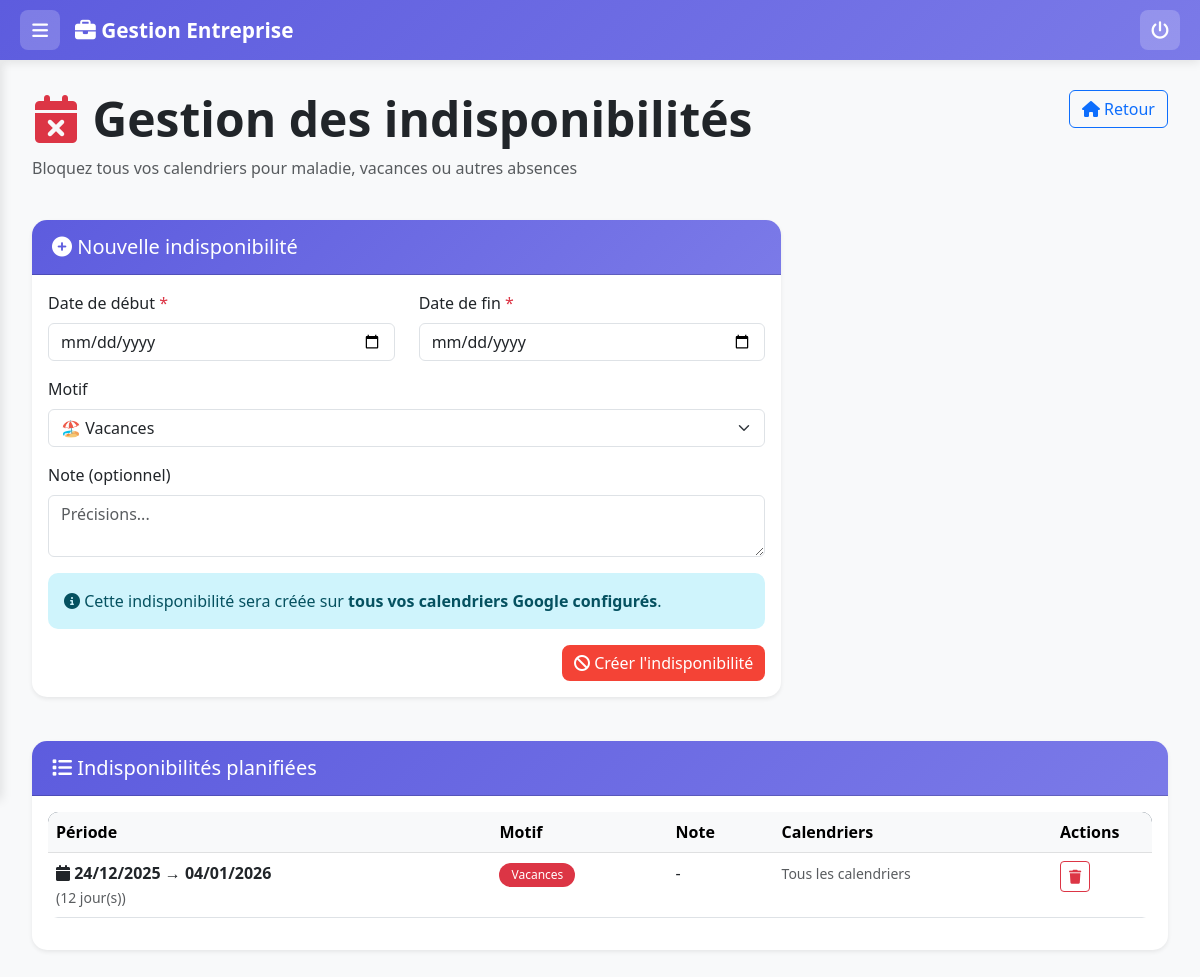
The page /indisponibilite on the database its author committed.
### app.py (models this page shows)
class Indisponibilite(db.Model):
    __tablename__ = 'indisponibilites'
    id = db.Column(db.Integer, primary_key=True)
    date_debut = db.Column(db.Date, nullable=False)
    date_fin = db.Column(db.Date, nullable=False)
    motif = db.Column(db.String(100), nullable=False)  # Vacances, Maladie, Formation, Congé, Autre
    note = db.Column(db.Text)  # Note optionnelle
    gcal_events = db.Column(db.Text)  # JSON
    date_creation = db.Column(db.DateTime, default=datetime.utcnow)

### app.py (the view)
@app.route('/indisponibilite')
def indisponibilite():
    indisponibilites = Indisponibilite.query.order_by(Indisponibilite.date_debut.desc()).all()
    return render_template('indisponibilite.html', indisponibilites=indisponibilites)

### templates/indisponibilite.html (shortened to what this page needs)
{% extends "base.html" %}
{% block content %}
<div class="row mb-4">
    <div class="col-md-8">
        <h1 class="display-5 fw-bold text-dark">
            <i class="fas fa-calendar-times text-danger"></i> Gestion des indisponibilités
        </h1>
        <p class="text-muted">Bloquez tous vos calendriers pour maladie, vacances ou autres absences</p>
    </div>
    <div class="col-md-4 text-end">
        <a href="{{ url_for('index') }}" class="btn btn-outline-primary">
            <i class="fas fa-home"></i> Retour
        </a>
    </div>
</div>
<div class="row mb-4">
    <div class="col-lg-8">
        <div class="card shadow-sm">
            <div class="card-header bg-danger text-white">
                <h5 class="mb-0"><i class="fas fa-plus-circle"></i> Nouvelle indisponibilité</h5>
            </div>
            <div class="card-body">
                <form method="POST" action="{{ url_for('creer_indisponibilite') }}">
                    <div class="row">
                        <div class="col-md-6 mb-3">
                            <label for="date_debut" class="form-label">Date de début <span class="text-danger">*</span></label>
                            <input type="date" class="form-control" id="date_debut" name="date_debut" required>
                        </div>
                        <div class="col-md-6 mb-3">
                            <label for="date_fin" class="form-label">Date de fin <span class="text-danger">*</span></label>
                            <input type="date" class="form-control" id="date_fin" name="date_fin" required>
                        </div>
                    </div>
                    <div class="mb-3">
                        <label for="motif" class="form-label">Motif</label>
                        <select class="form-select" id="motif" name="motif" required>
                            <option value="Vacances">🏖️ Vacances</option>
                        </select>
                    </div>
                    <div class="mb-3">
                        <label for="note" class="form-label">Note (optionnel)</label>
                        <textarea class="form-control" id="note" name="note" rows="2" placeholder="Précisions..."></textarea>
                    </div>
                    <div class="alert alert-info">
                        <i class="fas fa-info-circle"></i>
                        Cette indisponibilité sera créée sur <strong>tous vos calendriers Google configurés</strong>.
                    </div>
                    <div class="d-flex justify-content-end gap-2">
                        <button type="submit" class="btn btn-danger">
                            <i class="fas fa-ban"></i> Créer l'indisponibilité
                        </button>
                    </div>
                </form>
            </div>
        </div>
    </div>
</div>
<div class="row">
    <div class="col-12">
        <div class="card shadow-sm">
            <div class="card-header bg-secondary text-white">
                <h5 class="mb-0"><i class="fas fa-list"></i> Indisponibilités planifiées</h5>
            </div>
            <div class="card-body">
                {% if indisponibilites %}
                <div class="table-responsive">
                    <table class="table table-hover">
                        <thead class="table-light">
                            <tr>
                                <th>Période</th>
                                <th>Motif</th>
                                <th>Note</th>
                                <th>Calendriers</th>
                                <th width="100">Actions</th>
                            </tr>
                        </thead>
                        <tbody>
                            {% for indispo in indisponibilites %}
                            <tr>
                                <td>
                                    <i class="fas fa-calendar"></i>
                                    <strong>{{ indispo.date_debut.strftime('%d/%m/%Y') }}</strong>
                                    →
                                    <strong>{{ indispo.date_fin.strftime('%d/%m/%Y') }}</strong>
                                    <br>
                                    <small class="text-muted">
                                        ({{ ((indispo.date_fin - indispo.date_debut).days + 1) }} jour(s))
                                    </small>
                                </td>
                                <td>
                                    <span class="badge bg-danger">{{ indispo.motif }}</span>
                                </td>
                                <td>{{ indispo.note or '-' }}</td>
                                <td>
                                    <small class="text-muted">Tous les calendriers</small>
                                </td>
                                <td>
                                    <form method="POST" action="{{ url_for('supprimer_indisponibilite', indispo_id=indispo.id) }}" style="display: inline;" onsubmit="return confirm('Supprimer cette indisponibilité ?');">
                                        <button type="submit" class="btn btn-sm btn-outline-danger" title="Supprimer">
                                            <i class="fas fa-trash"></i>
                                        </button>
                                    </form>
                                </td>
                            </tr>
                            {% endfor %}
                        </tbody>
                    </table>
                </div>
                {% else %}
                <div class="alert alert-info mb-0">
                    <i class="fas fa-info-circle"></i>
                    Aucune indisponibilité enregistrée. Créez-en une ci-dessus pour bloquer vos calendriers.
                </div>
                {% endif %}
            </div>
        </div>
    </div>
</div>
{% endblock %}

### templates/base.html (style rules this page uses)
:root { --primary-color: #5D5CDE; --secondary-color: #4CAF50; --danger-color: #F44336; --warning-color: #FF9800; --dark-color: #2C3E50; --light-bg: #F8F9FA; --sidebar-width: 260px; --sidebar-collapsed-width: 0px; --header-height: 60px; }
body { font-family: 'Segoe UI', Tahoma, Geneva, Verdana, sans-serif; background-color: var(--light-bg); margin: 0; padding: 0; }
.card { border: none; border-radius: 15px; box-shadow: 0 4px 15px rgba(0,0,0,0.08); transition: transform 0.3s, box-shadow 0.3s; margin-bottom: 20px; }
.card-header { background: linear-gradient(135deg, var(--primary-color) 0%, #7B7AE8 100%); color: white; border-radius: 15px 15px 0 0 !important; font-weight: 600; padding: 15px 20px; }
.btn-danger { background: var(--danger-color); border: none; border-radius: 8px; }
.table { background: white; border-radius: 10px; overflow: hidden; }
.table thead { background: var(--dark-color); color: white; }
.table tbody tr { transition: background 0.2s; }
.badge { padding: 6px 12px; border-radius: 20px; font-weight: 500; }
.alert { border-radius: 10px; border: none; }

### rows shown on the page
Indisponibilite: date_debut "24/12/2025", date_fin "04/01/2026", ((indispo.date_fin-indispo.date_debut).days+1) "12", motif "Vacances", note "-"
